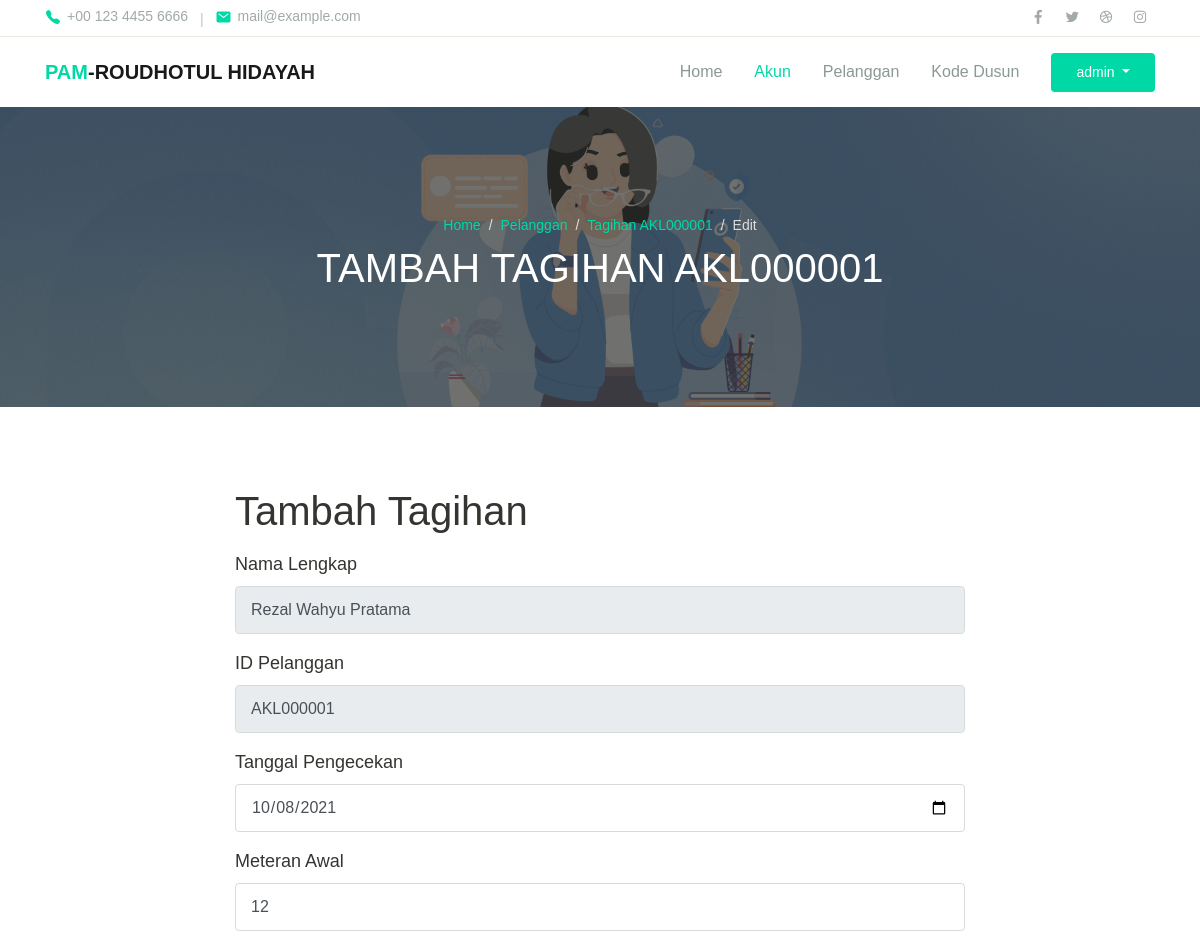
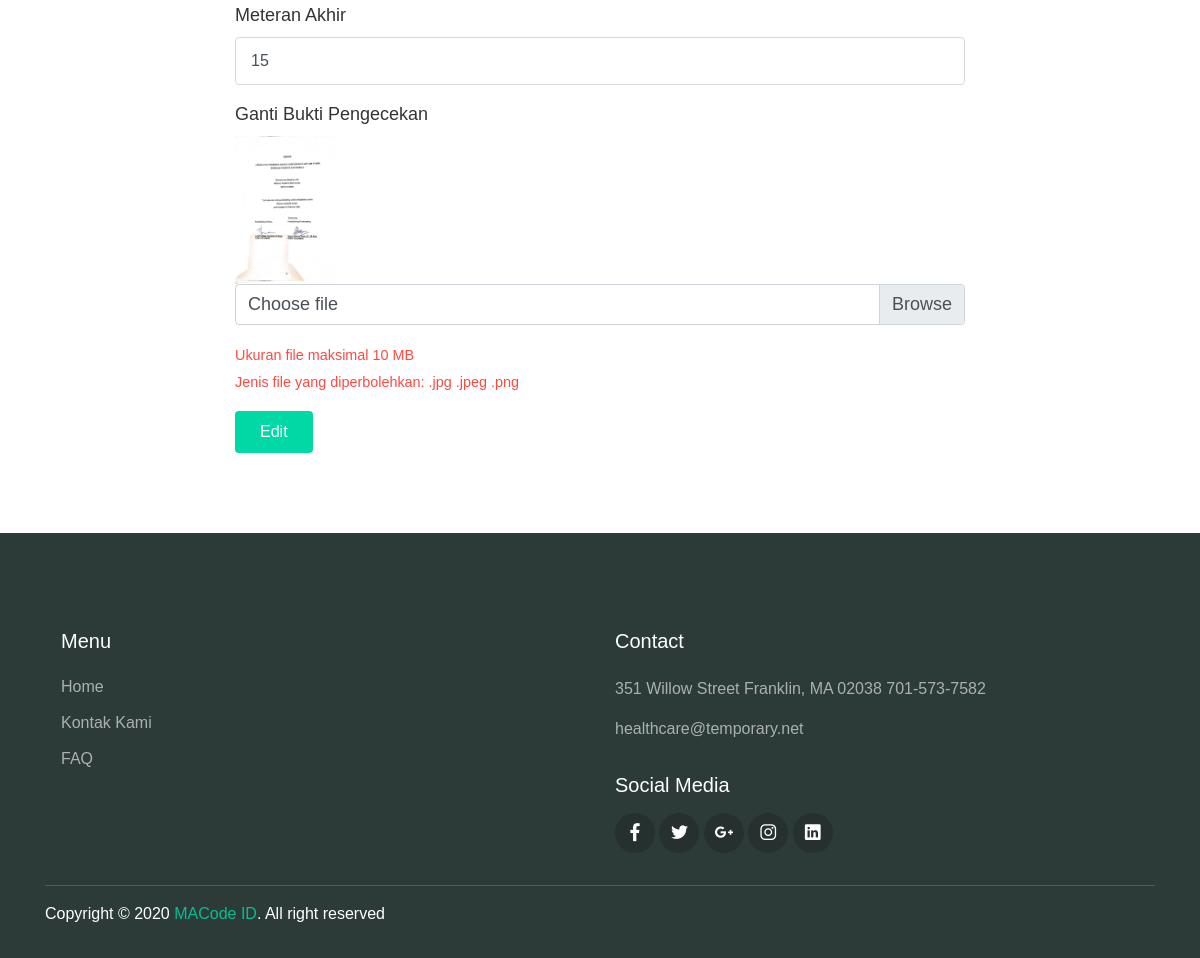
Page /admin/pelanggan_tagihan_edit.php?id=1&id_tagihan=3 (signed in) on the committed database (2 pictures, top to bottom).
### tables this page shows
CREATE TABLE `user` (
  `id` int(11) NOT NULL,
  `nama` varchar(255) NOT NULL,
  `username` varchar(255) NOT NULL,
  `password` varchar(255) NOT NULL
);

CREATE TABLE `pelanggan` (
  `id` int(10) NOT NULL,
  `id_pelanggan` varchar(10) NOT NULL,
  `nama` char(40) NOT NULL,
  `dusun` int(4) NOT NULL,
  `rt` int(3) NOT NULL,
  `rw` int(3) NOT NULL,
  `no_rumah` int(4) NOT NULL,
  `no_hp` varchar(13) NOT NULL,
  `level` varchar(20) NOT NULL,
  `code` varchar(10) NOT NULL,
  `qrcode` varchar(500) NOT NULL
);

CREATE TABLE `tagihan` (
  `id` int(10) NOT NULL,
  `id_tagihan` varchar(21) NOT NULL,
  `id_pelanggan` varchar(10) NOT NULL,
  `nama` char(40) NOT NULL,
  `tgl_cek` date NOT NULL,
  `awal` int(3) NOT NULL,
  `akhir` int(3) NOT NULL,
  `pemakaian` int(5) NOT NULL,
  `tagihan` int(7) NOT NULL,
  `status` enum('butuh bayar','butuh konfirmasi','lunas') NOT NULL,
  `metode_bayar` enum('transfer','petugas') DEFAULT NULL,
  `tgl_bayar` timestamp NULL DEFAULT NULL,
  `petugas_verifikasi` varchar(50) DEFAULT NULL,
  `file` varchar(500) DEFAULT NULL,
  `foto_meteran` varchar(500) NOT NULL,
  `create_at` timestamp NOT NULL DEFAULT current_timestamp()
);

### admin/pelanggan_tagihan_edit.php (the view, shortened to what this page needs)
<?php
    $thisPage = 'akun';
    include '../config/koneksi.php';
    $id_admin = $_SESSION['pamrh_id_admin'];
    $query_admin_login = mysqli_query($koneksi, "SELECT * FROM user WHERE id='$id_admin'");
    $admin_login = mysqli_fetch_assoc($query_admin_login);
    $id_pelanggan = $_GET['id'];
    $id_tagihan = $_GET['id_tagihan'];
    if(isset($_GET['id']) && isset($_GET['id_tagihan']))
    {
        $query_data_akun = mysqli_query($koneksi, "SELECT * FROM pelanggan WHERE id='$id_pelanggan'");
        $data_akun = mysqli_fetch_array($query_data_akun);
        $query_data_tagihan = mysqli_query($koneksi, "SELECT * FROM tagihan WHERE id='$id_tagihan'");
        $data_tagihan = mysqli_fetch_array($query_data_tagihan);
    }
    else {
        header("Location: pelanggan.php");
    }
    include 'layout/header.php';
?>
    <div class="page-banner overlay-dark bg-image" style="background-image: url('../assets/img/gmb-4.png');">
        <div class="banner-section">
            <div class="container text-center wow fadeInUp">
                <nav aria-label="Breadcrumb">
                    <ol class="breadcrumb breadcrumb-dark bg-transparent justify-content-center py-0 mb-2">
                        <li class="breadcrumb-item"><a href="index.php">Home</a></li>
                        <li class="breadcrumb-item"><a href="pelanggan.php">Pelanggan</a></li>
                        <li class="breadcrumb-item"><a href="pelanggan_tagihan.php?id=<?php echo $data_akun['id']; ?>">Tagihan <?php echo $data_akun['id_pelanggan']; ?></a></li>
                        <li class="breadcrumb-item active" aria-current="page">Edit</li>
                    </ol>
                </nav>
                <h1 class="font-weight-normal">TAMBAH TAGIHAN <?php echo $data_akun['id_pelanggan']; ?></h1>
            </div>
        </div>
    </div>
    <div class="page-section">
        <div class="container">
            <div class="row justify-content-center">
                <div class="col-8 wow fadeInUp">
                    <h1 class="mb-3">Tambah Tagihan</h1>
                    <div class="text-lg">
                        <form method="POST" enctype="multipart/form-data" action="function/edit_tagihan.php">
                            <div class="form-group">
                                <label for="exampleInputEmail1">Nama Lengkap</label>
                                <input type="text" class="form-control" value="<?php echo $data_akun['nama']; ?>" readonly required>
                            </div>
                            <div class="form-group">
                                <label for="exampleInputEmail1">ID Pelanggan</label>
                                <input type="text" class="form-control" value="<?php echo $data_akun['id_pelanggan']; ?>" readonly required>
                            </div>
                            <div class="form-group">
                                <label for="exampleInputEmail1">Tanggal Pengecekan</label>
                                <input type="date" class="form-control" name="tgl_cek" placeholder="Tanggal Pengecekan" value="<?php echo $data_tagihan['tgl_cek']; ?>" required>
                            </div>
                            <div class="form-group">
                                <label for="exampleInputEmail1">Meteran Awal</label>
                                <input type="number" class="form-control" name="awal" placeholder="Meteran Awal" value="<?php echo $data_tagihan['awal']; ?>" required>
                            </div>
                            <div class="form-group">
                                <label for="exampleInputEmail1">Meteran Akhir</label>
                                <input type="number" class="form-control" name="akhir" placeholder="Meteran Akhir" value="<?php echo $data_tagihan['akhir']; ?>" required>
                            </div>
                            <div class="form-group">
                                <label for="exampleInputPassword1">Ganti Bukti Pengecekan</label><br>
                                <a class="example-image-link" href="../assets/img/meteran/<?php echo $data_tagihan['foto_meteran']; ?>" data-lightbox="example-set"><img class="example-image" style="width: 100px" src="../assets/img/meteran/<?php echo $data_tagihan['foto_meteran']; ?>" alt=""/></a>
                                <div class="input-group mb-3">
                                    <div class="custom-file">
                                        <label class="custom-file-label" for="inputGroupFile01">Choose file</label>
                                    </div>
                                </div>
                                <small class="text-danger">
                                    Ukuran file maksimal 10 MB<br>
                                    Jenis file yang diperbolehkan: .jpg .jpeg .png
                                </small>
                            </div>
                            <button type="submit" class="btn btn-primary">Edit</button>
                        </form>
                    </div>
                </div>
            </div>
        </div>
    </div>
<?php
include_once('layout/footer.php');
?>

### admin/layout/header.php (shortened to what this page needs)
<!DOCTYPE html>
<html lang="en">
<head>
  <link rel="stylesheet" href="../assets/assets/css/maicons.css">
  <link rel="stylesheet" href="../assets/assets/css/bootstrap.css">
  <link rel="stylesheet" href="../assets/assets/vendor/owl-carousel/css/owl.carousel.css">
  <link rel="stylesheet" href="../assets/assets/vendor/animate/animate.css">
  <link rel="stylesheet" href="../assets/assets/css/theme.css">
  <link rel="stylesheet" href="https://cdn.jsdelivr.net/npm/sweetalert2@11.1.4/dist/sweetalert2.min.css">
  <link rel="stylesheet" href="https://cdn.datatables.net/1.11.0/css/dataTables.bootstrap4.min.css">
  <link rel="stylesheet" href="../assets/assets/vendor/lightbox2/dist/css/lightbox.min.css">
</head>
<body>
  <header>
    <div class="topbar">
      <div class="container">
        <div class="row">
          <div class="col-sm-8 text-sm">
            <div class="site-info">
              <a href="#"><span class="mai-call text-primary"></span> +00 123 4455 6666</a>
              <span class="divider">|</span>
              <a href="#"><span class="mai-mail text-primary"></span> mail@example.com</a>
            </div>
          </div>
          <div class="col-sm-4 text-right text-sm">
            <div class="social-mini-button">
              <a href="#"><span class="mai-logo-facebook-f"></span></a>
              <a href="#"><span class="mai-logo-twitter"></span></a>
              <a href="#"><span class="mai-logo-dribbble"></span></a>
              <a href="#"><span class="mai-logo-instagram"></span></a>
            </div>
          </div>
        </div>
      </div>
    </div>
    <nav class="navbar navbar-expand-lg navbar-light shadow-sm">
      <div class="container">
        <a class="navbar-brand" href="#"><span class="text-primary">PAM</span>-ROUDHOTUL HIDAYAH</a>
        <div class="collapse navbar-collapse" id="navbarSupport">
          <ul class="navbar-nav ml-auto">
            <li class="nav-item <?php if($thisPage == 'home') echo 'active'; ?>">
              <a class="nav-link" href="index.php">Home</a>
            </li>
            <li class="nav-item <?php if($thisPage == 'akun') echo 'active'; ?>">
              <a class="nav-link" href="akun.php">Akun</a>
            </li>
            <li class="nav-item <?php if($thisPage == 'pelanggan') echo 'active'; ?>">
              <a class="nav-link" href="pelanggan.php">Pelanggan</a>
            </li>
            <li class="nav-item <?php if($thisPage == 'dusun') echo 'active'; ?>">
              <a class="nav-link" href="dusun.php">Kode Dusun</a>
            </li>
            <li class="nav-item">
              <div class="dropdown">
                <button class="btn btn btn-primary ml-lg-3 dropdown-toggle" type="button" id="dropdownMenuButton" data-toggle="dropdown" aria-haspopup="true" aria-expanded="false">
                  <?php echo $admin_login['nama']; ?>
                </button>
              </div>
            </li>
          </ul>
        </div>
      </div>
    </nav>
  </header>

### assets/assets/css/theme.css (style rules this page uses)
:root { --primary: #00D9A5; --accent: #FF3D85; --secondary: #4E5AFE; --warning: #EED818; --info: #05B4E1; --danger: #FF4943; --success: #96C93D; --dark: #343531; --light: #F5F9F6; --cs: #596261; --grey: #6E807A; }
body { font-family: "Source Sans Pro", sans-serif; line-height: 1.5; color: #343531; }
a { color: #07be94; text-decoration: none; background-color: transparent; }
.text-sm { font-size: 14px !important; }
.text-lg { font-size: 18px !important; }
.text-primary { color: #00D9A5 !important; }
.text-danger { color: #FF4943 !important; }
.btn-primary { color: #fff; background-color: #00D9A5; border-color: transparent; }
.topbar { border-bottom: 1px solid #E8EEE4; }
.topbar .row { align-items: center; min-height: 36px; }
.topbar .site-info a { display: inline-flex; align-items: center; color: #A1AAA7; }
.topbar .site-info a span { font-size: 16px; margin-right: 6px; }
.topbar .site-info .divider { margin-left: 8px; margin-right: 8px; color: #BEC8B8; }
.topbar .social-mini-button a { display: inline-block; padding: 4px 8px; color: #A1AAA7; }
.btn { padding: 8px 24px; }
.breadcrumb { background-color: #f8f9fa; }
.breadcrumb-dark .breadcrumb-item a { color: #00D9A5; }
.breadcrumb-dark .breadcrumb-item + .breadcrumb-item::before { display: inline-block; padding-right: 0.5rem; color: rgba(255, 255, 255, 0.8); content: "/"; }
.breadcrumb-dark .breadcrumb-item.active { color: rgba(255, 255, 255, 0.8); }
.navbar { min-height: 70px; }
.navbar-brand { font-weight: 600; padding-top: 10px; padding-bottom: 10px; }
.navbar-nav { margin-top: 10px; border-top: 1px solid #E8EEE4; flex-shrink: 0; }
.navbar-nav .nav-link { transition: all .2s ease; }
.navbar-nav .btn { font-size: 14px; }
.navbar-light .navbar-nav .nav-link { color: rgba(110, 128, 122, 0.8); }
.navbar-light .navbar-nav .show > .nav-link, .navbar-light .navbar-nav .active > .nav-link, .navbar-light .navbar-nav .nav-link.show, .navbar-light .navbar-nav .nav-link.active { font-weight: 500; color: #00D9A5; }
@media (min-width: 992px) { .navbar-expand-lg .navbar-nav { margin-top: 0; border-top: none; } }
@media (min-width: 992px) { .navbar-expand-lg .navbar-nav .nav-link { padding-right: 16px; padding-left: 16px; } }
@media (min-width: 992px) { .navbar-expand-lg .navbar-nav { align-items: center; } }
.form-control { padding: 8px 15px; height: calc(1.5em + 1.375rem + 2px); border-color: #d6dbd9; }
.bg-image { position: relative; background-position: center center; background-size: cover; background-repeat: no-repeat; }
.bg-image > * { position: relative; z-index: 10; }
.page-section { position: relative; padding-top: 80px; padding-bottom: 80px; overflow: hidden; }
.page-banner { position: relative; height: 300px; z-index: 10; }
.page-hero.overlay-dark::before, .page-banner.overlay-dark::before { content: ""; position: absolute; top: 0; left: 0; width: 100%; height: 100%; background: rgba(52, 53, 49, 0.7); z-index: 1; }
.page-banner .breadcrumb-item, .page-banner .breadcrumb-item a { font-size: 14px; }
.hero-section, .banner-section { position: relative; display: -ms-flexbox; display: flex; -ms-flex-align: center; align-items: center; -ms-flex-pack: center; justify-content: center; height: 100%; color: #ffffff; z-index: 10; }

### rows in the picture
user: nama "admin"
pelanggan: id_pelanggan "AKL000001", nama "Rezal Wahyu Pratama"
tagihan: tgl_cek "10/08/2021", awal "12", akhir "15", foto_meteran (picture)
